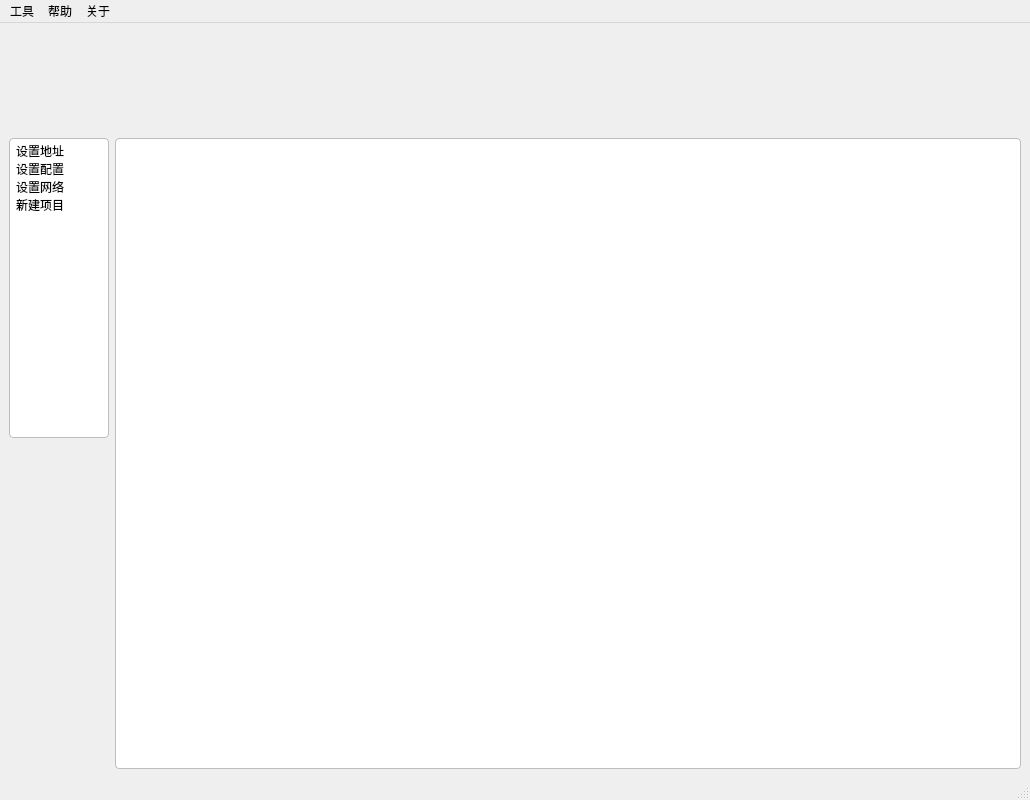
<?xml version="1.0" encoding="UTF-8"?>
<ui version="4.0">
 <class>MainWindow</class>
 <widget class="QMainWindow" name="MainWindow">
  <property name="geometry">
   <rect>
    <x>0</x>
    <y>0</y>
    <width>1030</width>
    <height>800</height>
   </rect>
  </property>
  <property name="minimumSize">
   <size>
    <width>1030</width>
    <height>800</height>
   </size>
  </property>
  <property name="maximumSize">
   <size>
    <width>16777215</width>
    <height>16777215</height>
   </size>
  </property>
  <property name="windowTitle">
   <string>奥迪信设置工具</string>
  </property>
  <property name="iconSize">
   <size>
    <width>24</width>
    <height>24</height>
   </size>
  </property>
  <widget class="QWidget" name="centralwidget">
   <property name="minimumSize">
    <size>
     <width>800</width>
     <height>500</height>
    </size>
   </property>
   <layout class="QGridLayout" name="gridLayout">
    <item row="0" column="0" colspan="2">
     <widget class="QWidget" name="serial_widget" native="true">
      <property name="enabled">
       <bool>true</bool>
      </property>
      <property name="minimumSize">
       <size>
        <width>200</width>
        <height>100</height>
       </size>
      </property>
      <property name="maximumSize">
       <size>
        <width>200</width>
        <height>100</height>
       </size>
      </property>
     </widget>
    </item>
    <item row="1" column="0">
     <widget class="QListWidget" name="listWidget">
      <property name="minimumSize">
       <size>
        <width>100</width>
        <height>300</height>
       </size>
      </property>
      <property name="maximumSize">
       <size>
        <width>100</width>
        <height>300</height>
       </size>
      </property>
      <property name="sizeIncrement">
       <size>
        <width>100</width>
        <height>0</height>
       </size>
      </property>
      <property name="styleSheet">
       <string notr="true">QListWidget  {
    border: 1px solid #bdbdbd;
    border-radius: 4px;
    padding: 3px;
    background-color: white;
}</string>
      </property>
      <item>
       <property name="text">
        <string>设置地址</string>
       </property>
      </item>
      <item>
       <property name="text">
        <string>设置配置</string>
       </property>
      </item>
      <item>
       <property name="text">
        <string>设置网络</string>
       </property>
      </item>
      <item>
       <property name="text">
        <string>新建项目</string>
       </property>
      </item>
     </widget>
    </item>
    <item row="1" column="1" rowspan="2">
     <widget class="QStackedWidget" name="stackedWidget">
      <property name="sizePolicy">
       <sizepolicy hsizetype="Preferred" vsizetype="Preferred">
        <horstretch>0</horstretch>
        <verstretch>0</verstretch>
       </sizepolicy>
      </property>
      <property name="minimumSize">
       <size>
        <width>860</width>
        <height>400</height>
       </size>
      </property>
      <property name="maximumSize">
       <size>
        <width>16777215</width>
        <height>16777215</height>
       </size>
      </property>
      <property name="styleSheet">
       <string notr="true">QStackedWidget {
    border: 1px solid #bdbdbd;
    border-radius: 4px;
    padding: 3px;
    background-color: white;
}</string>
      </property>
      <widget class="QWidget" name="set_addr"/>
      <widget class="QWidget" name="set_config"/>
      <widget class="QWidget" name="set_net"/>
     </widget>
    </item>
    <item row="2" column="0">
     <spacer name="verticalSpacer">
      <property name="orientation">
       <enum>Qt::Vertical</enum>
      </property>
      <property name="sizeHint" stdset="0">
       <size>
        <width>20</width>
        <height>322</height>
       </size>
      </property>
     </spacer>
    </item>
   </layout>
  </widget>
  <widget class="QMenuBar" name="menubar">
   <property name="geometry">
    <rect>
     <x>0</x>
     <y>0</y>
     <width>1030</width>
     <height>21</height>
    </rect>
   </property>
   <widget class="QMenu" name="menu">
    <property name="title">
     <string>工具</string>
    </property>
    <addaction name="debug"/>
   </widget>
   <widget class="QMenu" name="help">
    <property name="title">
     <string>帮助</string>
    </property>
   </widget>
   <widget class="QMenu" name="about">
    <property name="title">
     <string>关于</string>
    </property>
    <addaction name="ver"/>
   </widget>
   <addaction name="menu"/>
   <addaction name="help"/>
   <addaction name="about"/>
  </widget>
  <widget class="QStatusBar" name="statusbar"/>
  <action name="debug">
   <property name="text">
    <string>调试窗口</string>
   </property>
  </action>
  <action name="ver">
   <property name="text">
    <string>软件版本</string>
   </property>
  </action>
 </widget>
 <resources/>
 <connections/>
</ui>
